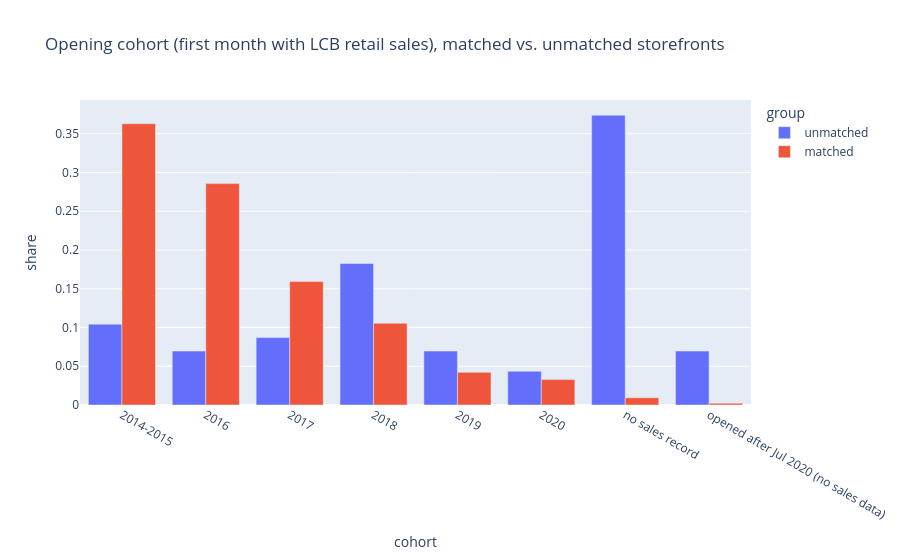
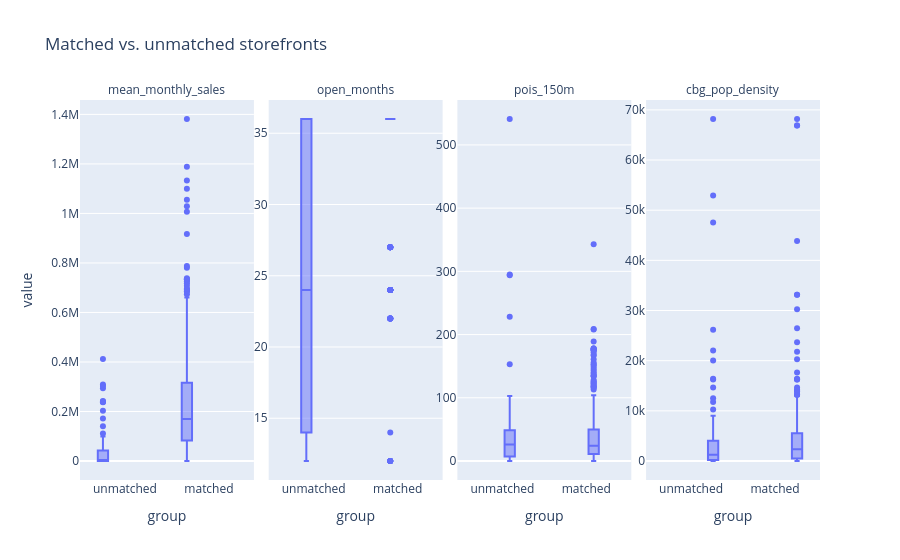

Here is the notebook cell these charts were saved with, in order:
### Code cell
### PART C, CHARTS
coh = d.groupby(["matched", "cohort"]).size().rename("storefronts").reset_index()
coh["share"] = coh.storefronts / coh.groupby("matched").storefronts.transform("sum")
coh["group"] = np.where(coh.matched, "matched", "unmatched")
fig = px.bar(coh, x = "cohort", y = "share", color = "group", barmode = "group", title = "Opening cohort (first month with LCB retail sales), matched vs. unmatched storefronts",
             category_orders = {"cohort": COHORTS})
show(fig, "store_cohort_matched_vs_unmatched")

box = d.melt(id_vars = ["matched"], value_vars = ["mean_monthly_sales", "open_months", "pois_150m", "cbg_pop_density"], var_name = "characteristic")
box["group"] = np.where(box.matched, "matched", "unmatched")
fig = px.box(box, x = "group", y = "value", facet_col = "characteristic", points = "outliers", title = "Matched vs. unmatched storefronts")
fig.update_yaxes(matches = None, showticklabels = True)
fig.for_each_annotation(lambda a: a.update(text = a.text.split("=")[-1]))
show(fig, "store_characteristics_matched_vs_unmatched")

### Figure 1 — Plotly figure (JSON) as saved in the notebook; plotly's stock layout.template omitted (floating-point values rounded to 4 significant figures)
{"data": [{"alignmentgroup": "True", "hovertemplate": "group=unmatched<br>cohort=%{x}<br>share=%{y}<extra></extra>", "legendgroup": "unmatched", "marker": {"color": "#636efa", "pattern": {"shape": ""}}, "name": "unmatched", "offsetgroup": "unmatched", "orientation": "v", "showlegend": true, "textposition": "auto", "type": "bar", "x": ["2014-2015", "2016", "2017", "2018", "2019", "2020", "no sales record", "opened after Jul 2020 (no sales data)"], "xaxis": "x", "y": [0.1043, 0.06957, 0.08696, 0.1826, 0.06957, 0.04348, 0.3739, 0.06957], "yaxis": "y"}, {"alignmentgroup": "True", "hovertemplate": "group=matched<br>cohort=%{x}<br>share=%{y}<extra></extra>", "legendgroup": "matched", "marker": {"color": "#EF553B", "pattern": {"shape": ""}}, "name": "matched", "offsetgroup": "matched", "orientation": "v", "showlegend": true, "textposition": "auto", "type": "bar", "x": ["2014-2015", "2016", "2017", "2018", "2019", "2020", "no sales record", "opened after Jul 2020 (no sales data)"], "xaxis": "x", "y": [0.363, 0.2857, 0.1593, 0.1054, 0.04215, 0.03279, 0.009368, 0.002342], "yaxis": "y"}], "layout": {"barmode": "group", "legend": {"title": {"text": "group"}, "tracegroupgap": 0}, "title": {"text": "Opening cohort (first month with LCB retail sales), matched vs. unmatched storefronts"}, "xaxis": {"anchor": "y", "categoryarray": ["2014-2015", "2016", "2017", "2018", "2019", "2020", "no sales record", "opened after Jul 2020 (no sales data)"], "categoryorder": "array", "domain": [0.0, 1.0], "title": {"text": "cohort"}}, "yaxis": {"anchor": "x", "domain": [0.0, 1.0], "title": {"text": "share"}}}}

### Figure 2 — Plotly figure (JSON) as saved in the notebook; plotly's stock layout.template omitted (floating-point values rounded to 4 significant figures; data arrays with more than 128 entries replaced by an {"elided": "..."} marker saying what was removed)
{"data": [{"alignmentgroup": "True", "boxpoints": "outliers", "hovertemplate": "characteristic=mean_monthly_sales<br>group=%{x}<br>value=%{y}<extra></extra>", "legendgroup": "", "marker": {"color": "#636efa"}, "name": "", "notched": false, "offsetgroup": "", "orientation": "v", "showlegend": false, "type": "box", "x": {"elided": "542 str values"}, "x0": " ", "xaxis": "x", "y": {"elided": "542 float values"}, "y0": " ", "yaxis": "y"}, {"alignmentgroup": "True", "boxpoints": "outliers", "hovertemplate": "characteristic=open_months<br>group=%{x}<br>value=%{y}<extra></extra>", "legendgroup": "", "marker": {"color": "#636efa"}, "name": "", "notched": false, "offsetgroup": "", "orientation": "v", "showlegend": false, "type": "box", "x": {"elided": "542 str values"}, "x0": " ", "xaxis": "x2", "y": {"elided": "542 float values"}, "y0": " ", "yaxis": "y2"}, {"alignmentgroup": "True", "boxpoints": "outliers", "hovertemplate": "characteristic=pois_150m<br>group=%{x}<br>value=%{y}<extra></extra>", "legendgroup": "", "marker": {"color": "#636efa"}, "name": "", "notched": false, "offsetgroup": "", "orientation": "v", "showlegend": false, "type": "box", "x": {"elided": "542 str values"}, "x0": " ", "xaxis": "x3", "y": {"elided": "542 float values"}, "y0": " ", "yaxis": "y3"}, {"alignmentgroup": "True", "boxpoints": "outliers", "hovertemplate": "characteristic=cbg_pop_density<br>group=%{x}<br>value=%{y}<extra></extra>", "legendgroup": "", "marker": {"color": "#636efa"}, "name": "", "notched": false, "offsetgroup": "", "orientation": "v", "showlegend": false, "type": "box", "x": {"elided": "542 str values"}, "x0": " ", "xaxis": "x4", "y": {"elided": "542 float values"}, "y0": " ", "yaxis": "y4"}], "layout": {"annotations": [{"font": {}, "showarrow": false, "text": "mean_monthly_sales", "x": 0.1175, "xanchor": "center", "xref": "paper", "y": 1.0, "yanchor": "bottom", "yref": "paper"}, {"font": {}, "showarrow": false, "text": "open_months", "x": 0.3725, "xanchor": "center", "xref": "paper", "y": 1.0, "yanchor": "bottom", "yref": "paper"}, {"font": {}, "showarrow": false, "text": "pois_150m", "x": 0.6275, "xanchor": "center", "xref": "paper", "y": 1.0, "yanchor": "bottom", "yref": "paper"}, {"font": {}, "showarrow": false, "text": "cbg_pop_density", "x": 0.8825, "xanchor": "center", "xref": "paper", "y": 1.0, "yanchor": "bottom", "yref": "paper"}], "boxmode": "group", "legend": {"tracegroupgap": 0}, "title": {"text": "Matched vs. unmatched storefronts"}, "xaxis": {"anchor": "y", "domain": [0.0, 0.235], "title": {"text": "group"}}, "xaxis2": {"anchor": "y2", "domain": [0.255, 0.49], "matches": "x", "title": {"text": "group"}}, "xaxis3": {"anchor": "y3", "domain": [0.51, 0.745], "matches": "x", "title": {"text": "group"}}, "xaxis4": {"anchor": "y4", "domain": [0.765, 1.0], "matches": "x", "title": {"text": "group"}}, "yaxis": {"anchor": "x", "domain": [0.0, 1.0], "showticklabels": true, "title": {"text": "value"}}, "yaxis2": {"anchor": "x2", "domain": [0.0, 1.0], "showticklabels": true}, "yaxis3": {"anchor": "x3", "domain": [0.0, 1.0], "showticklabels": true}, "yaxis4": {"anchor": "x4", "domain": [0.0, 1.0], "showticklabels": true}}}
